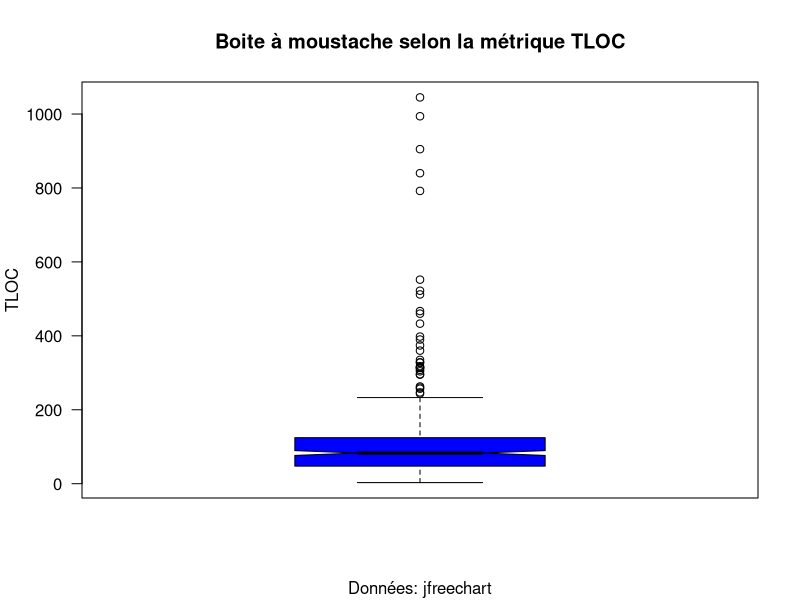
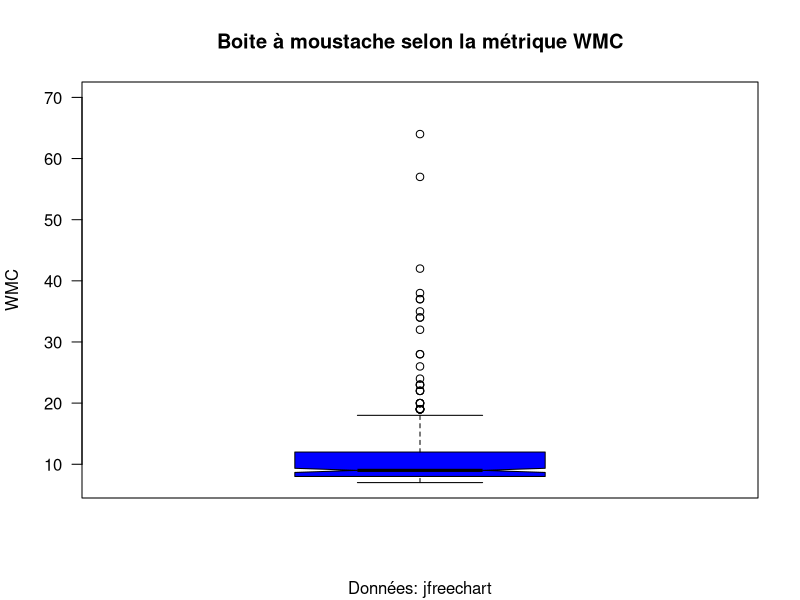
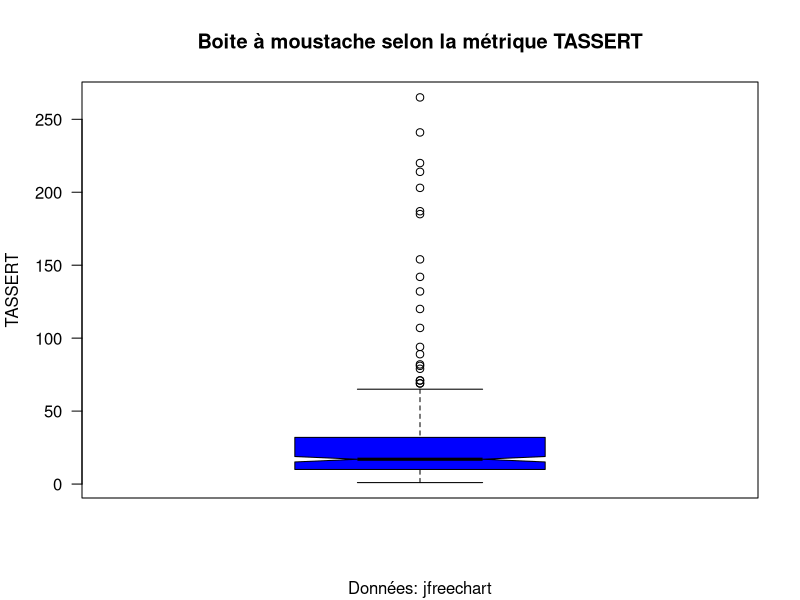
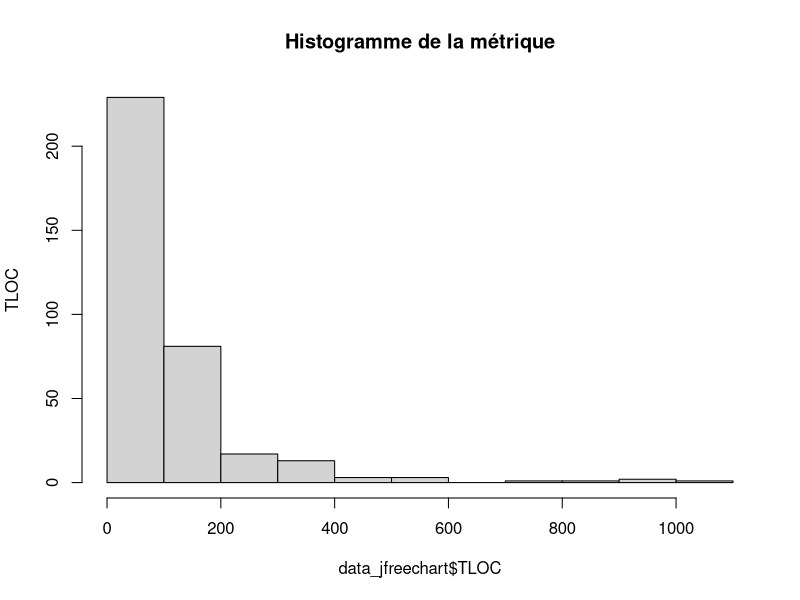
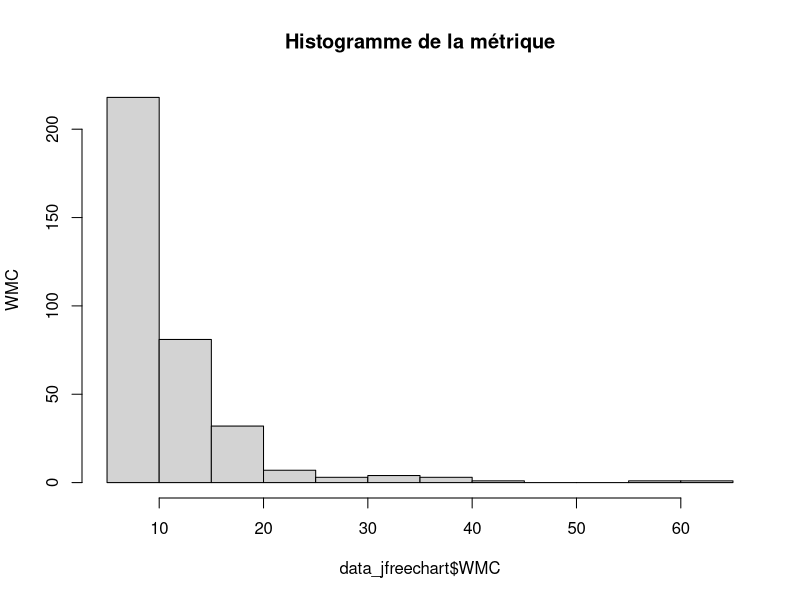
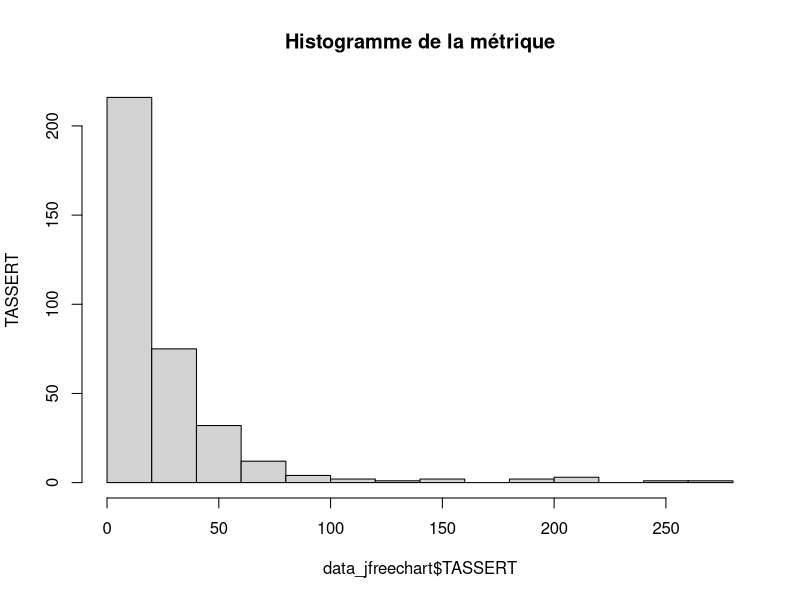

Reproduce these figures in R, in order.
#setwd("/Users/margueritemireille/Downloads/Devoir 3 QLM")
#Importation des données
data_jfreechart <- read.csv("jfreechart-test-stats.csv" , sep = ",")

#Boite à moustaches (Variables quantitatives)

## Métrique TLOC
boxplot(data_jfreechart$TLOC,
        ylab = "TLOC",
        main = 'Boite à moustache selon la métrique TLOC',
        col = "blue",
        las = 1,
        sub = "Données: jfreechart",
        notch = TRUE )
summary(data_jfreechart$TLOC)  


## Métrique WMC
boxplot(data_jfreechart$WMC,
        ylab = "WMC",
        main = 'Boite à moustache selon la métrique WMC',
        col = "blue",
        las = 1,
        sub = "Données: jfreechart",
        notch = TRUE,
        ylim = c(7,70))

summary(data_jfreechart$WMC)      

## Métrique TASSERT
boxplot(data_jfreechart$TASSERT,
        ylab = "TASSERT",
        main = 'Boite à moustache selon la métrique TASSERT',
        col = "blue",
        las = 1,
        sub = "Données: jfreechart",
        notch = TRUE)

        

summary(data_jfreechart$TASSERT)     

#Histogramme
hist_TLOC <- hist(data_jfreechart$TLOC, main = "Histogramme de la métrique", ylab = "TLOC")
hist_WMC <- hist(data_jfreechart$WMC, main = "Histogramme de la métrique", ylab = "WMC")
hist_TASSERT <- hist(data_jfreechart$TASSERT, main = "Histogramme de la métrique", ylab = "TASSERT")
